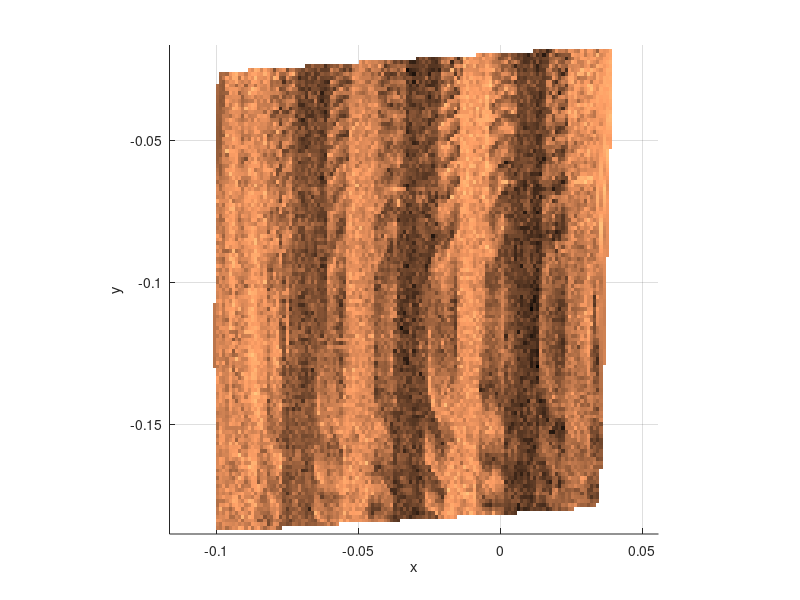

This chart was generated by the following MATLAB code:
% generate surface from data points
%
% process the experiment data; AFM grid calibration; 
% raster scanning pattern; scanning rate: 20Hz; sampling rate: 20000Hz
% create the surface with delaunayTriangulation interpolation
% zwy 20190125

clear
% close all
clc
load('r20_processed_datapoints.mat');

x1_test = linspace(min(x),max(x),128);
x2_test = linspace(min(y),max(y),128);
[X1_test,X2_test] = meshgrid(x1_test,x2_test);
m = griddata(x,y,z,X1_test(:),X2_test(:));

figure
surf(X1_test,X2_test,reshape(m,length(x2_test),length(x1_test)),'EdgeColor','none')
colormap(copper)
axis equal; xlabel('x'); ylabel('y'); view([0 90])
% figure,scatter3(X1_test(:), X2_test(:), m*100,5,m*100,'.')   % verify
